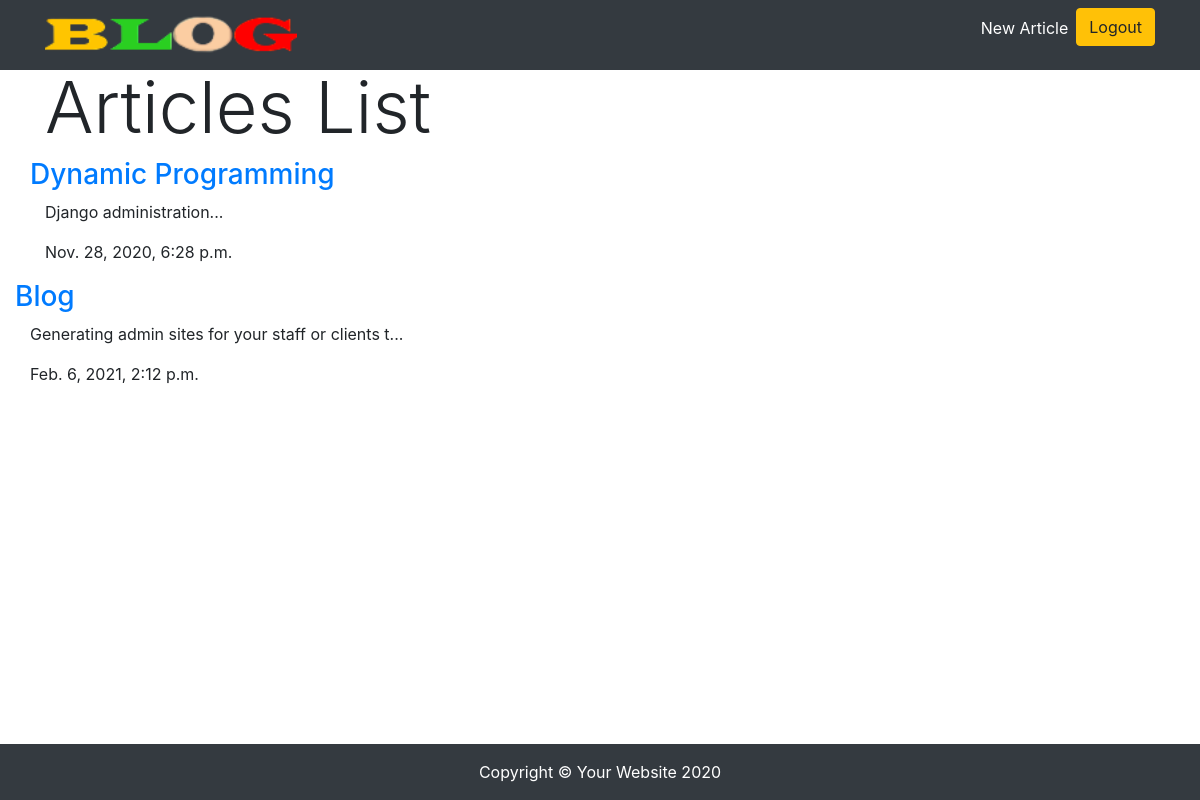
Screenshot of /articles/ (signed in) with the database file from the repository.
### articles/models.py (models this page shows, shortened)
class Articles(models.Model):
    title = models.CharField(max_length=100)
    slug = models.SlugField()
    body = models.TextField()
    date = models.DateTimeField(auto_now_add=True)
    thumb = models.ImageField(default='default.png',blank=True)
    authur = models.ForeignKey(User,default=None,on_delete=models.CASCADE)
    def snippet(self):
        return self.body[:50]+'...'

### articles/views.py (the view)
def article_list(request):
    articles = Articles.objects.all().order_by('date')
    return render(request,'articles/articles_list.html',{'articles':articles})

### articles/templates/articles/articles_list.html (shortened to what this page needs)
{% extends 'base.html' %}
{% load static %}
{% block container %}
<div class="container">
<div class="row">
    <div class="col">
        <h1 class="display-3">Articles List</h1>
    </div>
</div>
<article>
     {% for article in articles %}
        <div class="container">
            <div class="">
                <div class=" row"><h3 class="row"><a href="{% url 'articles:details' slug=article.slug %}">{{article.title}}</a> </h3></div>
                <div class="row"><p class="">{{article.snippet}}</p></div>
                <div class="row"><p>{{article.date}}</p></div>
                </article>
            </div>
        </div>
    {% endfor %}
{% endblock container %}

### static/css/blog-post.css (style rules this page uses)
body { padding-top: 56px; }

### rows the page displays
Articles: title "Dynamic Programming", snippet "Django administration...", date "Nov. 28, 2020, 6:28 p.m."
Articles: title "Blog", snippet "Generating admin sites for your staff or clients t...", date "Feb. 6, 2021, 2:12 p.m."
